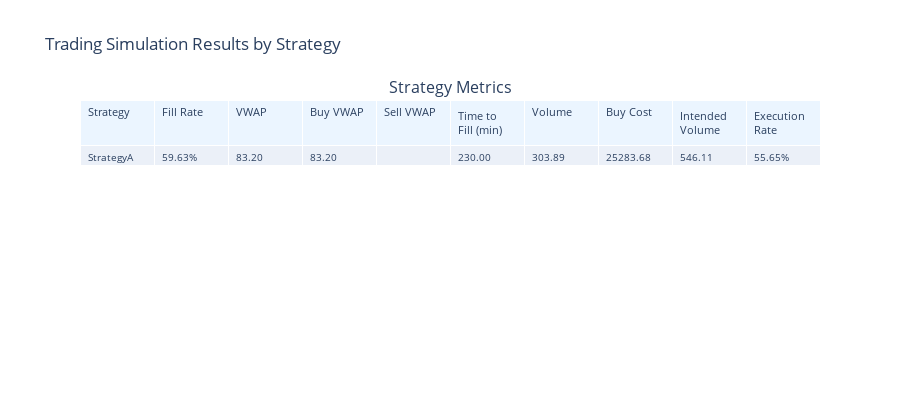
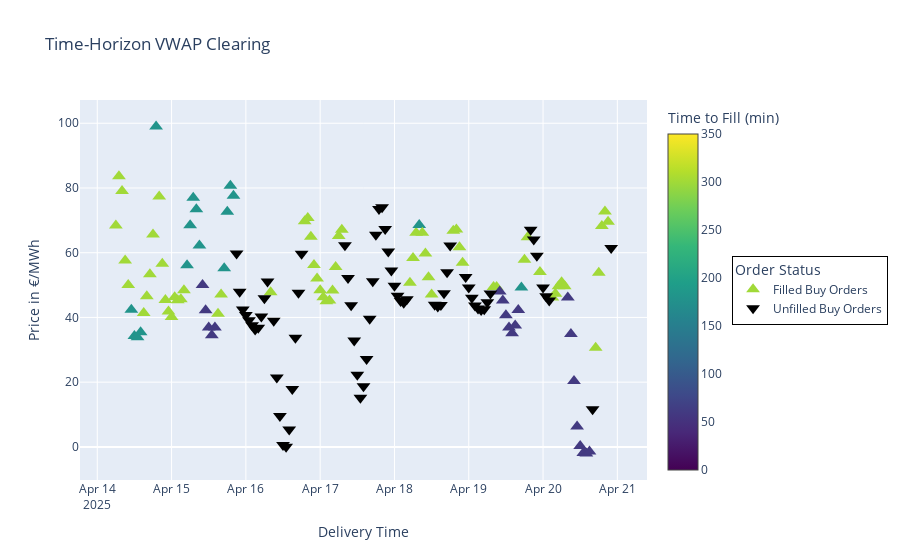

These figures' notebook cell, in order:
### Code cell
# After running simulation
results = sim_b.run()
metrics = sim_b.analyze()

# Create visualizer
from src.plot import SimulationVisualizer
viz = SimulationVisualizer(metrics, results, max_time_to_fill=350)

# View all plots organized by strategy
viz.create_dashboard().show()
viz.plot_buy_orders(StratA.strategy_id, title="Time-Horizon VWAP Clearing").show()
